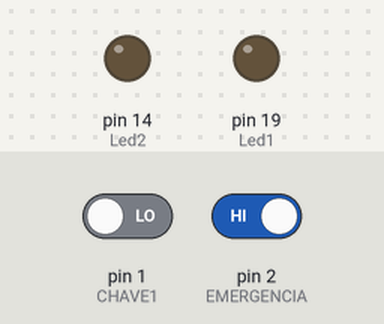
Bench run of a sketch on a simulated Arduino Uno, built with avr-gcc and run on an emulated ATmega328P. Shown: output pins drawn as LEDs (lit = HIGH). Dashed ring = blinking. Inputs (shaded band) come from the test bench; at power-on: pin 2 (EMERGENCIA) HIGH, pin 1 (CHAVE1) LOW.

Above: at 0.8 s.
0.9 s: pin 2 (EMERGENCIA) driven LOW
At 1.0 s:
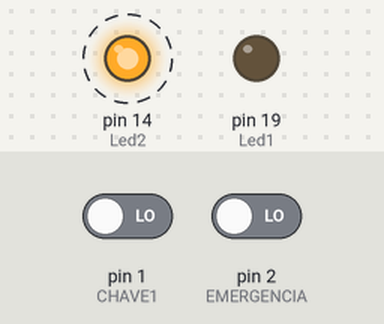
3.9 s: pin 1 (CHAVE1) driven HIGH
At 5.4 s:
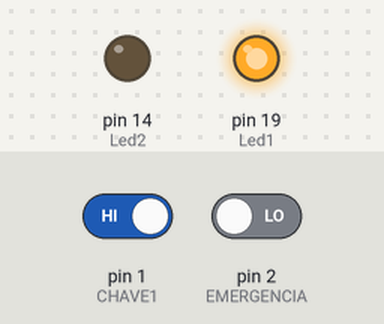
6.9 s: pin 2 (EMERGENCIA) driven HIGH
At 11.0 s:
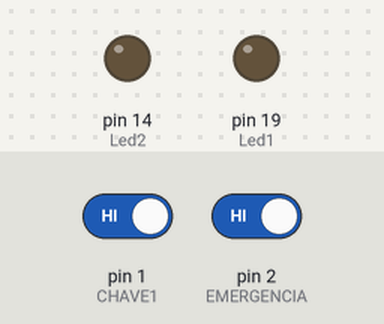
Timing chart, 0 to 15.4 s (numbered marks = the images above; inputs shaded):
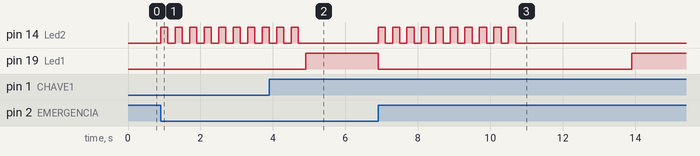

Measured:
- after the input at 0.9 s, pin 14 (Led2): alternates HIGH for 0.20 s and LOW for 0.20 s, starting at once
- after the input at 3.9 s, pin 19 (Led1): LOW → HIGH after 1.0 s
- after the input at 6.9 s, pin 14 (Led2): alternates HIGH for 0.20 s and LOW for 0.20 s, 20 changes in all, then stays LOW, starting at once; pin 19 (Led1): HIGH → LOW at once, → HIGH 7.0 s later

The sketch:

sketch_mar27a.ino
```cpp
#define CHAVE1 PD1
#define EMERGENCIA PD2
#define Led1 PC5
#define Led2 PC0

unsigned char j;
ISR(INT0_vect){
  PORTC &= ~(1 << Led1); // Desliga o led 1.
  for(j = 0; j < 20; j++){
    PORTC  ^= (1 << Led2); // Alterna o led de alerta.
    _delay_ms(200);
  }
}

int main(){

  DDRD = 0; // Todas entradas.
  DDRC |= (1 << Led1) | (1 << Led2); // Saídas.
  PORTC = 0; // Leds desligados.

  EICRA = (1 << ISC00); // INT. na mudança de nível lógico.
  EIMSK = (1 << INT0); // Habilita o INT0.
  sei(); // Liga o serviço geral de INT.

  while(1){

    if(PIND & (1 << CHAVE1)){
      PORTC |= (1 << Led1); // Ativa o Led 1
      _delay_ms(5000); // 5 segundos.
      PORTC &= ~(1 << Led1); // Apaga este led.
    }

  }
}
```
